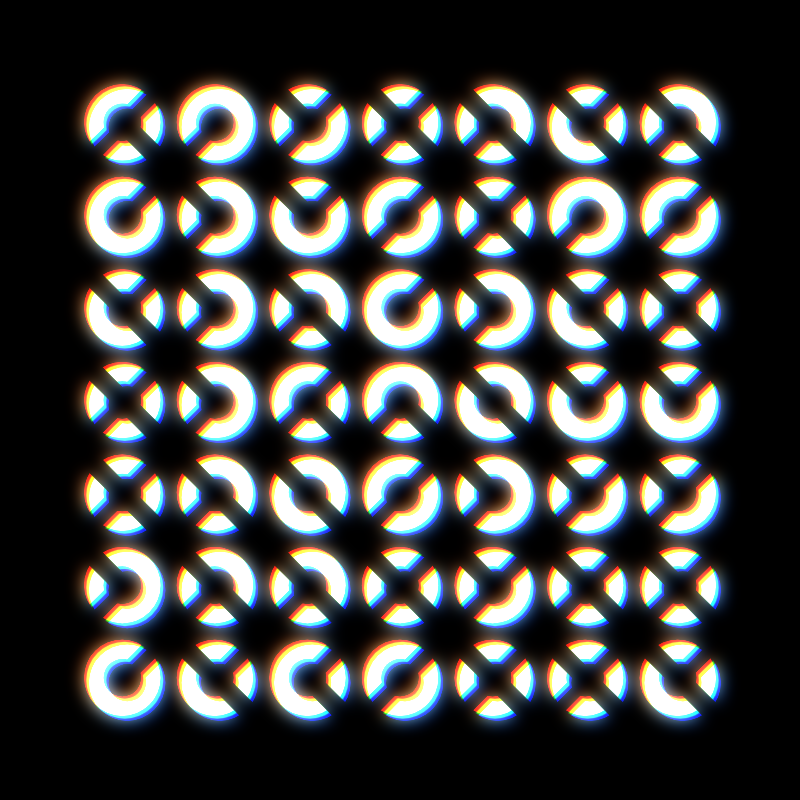
Frame 1 (no input)
Frame 60 (no input): identical to frame 1, image omitted
Frame 120 (the mouse pressed at the canvas centre since frame 60): identical to frame 1, image omitted

The p5.js sketch that drew this single still picture (run headless with seeded random() and noise() and a simulated clock; from frame 60 on, the mouse is pressed at the canvas centre):

// p5.js sketch
// ── sketch.js
// https://openprocessing.org/sketch/1347776

let gs = [];
let d, blur_num;
function setup() {
  createCanvas(800, 800);
  angleMode(DEGREES);
  for (let i = 0; i < 3; i++) {
    graphics = createGraphics(width, height);
    graphics.angleMode(DEGREES);
    gs.push(graphics);
  }

  let cells = int(random(2, 10));
  let offset = width / 10;
  let margin = offset / 10;
  d = (width - offset * 2 - margin * (cells - 1)) / cells;

  for (let j = 0; j < cells; j++) {
    for (let i = 0; i < cells; i++) {
      let x = offset + i * (d + margin) + d / 2;
      let y = offset + j * (d + margin) + d / 2;
      let n = 0;
      let rangle = (int(random(4)) * 360) / 4 + 45;

      let arr = [true, random() > 0.5, random() > 0.5, random() > 0.5];

      for (let g of gs) {
        switch (n++) {
          case 0:
            g.fill(255, 0, 0);
            g.drawingContext.shadowColor = color(255, 0, 0);
            g.drawingContext.shadowBlur = d / blur_num;

            break;
          case 1:
            g.drawingContext.shadowColor = color(0, 255, 0);
            g.drawingContext.shadowBlur = d / blur_num;
            g.fill(0, 255, 0);
            break;
          case 2:
            g.drawingContext.shadowColor = color(0, 0, 255);
            g.drawingContext.shadowBlur = d / blur_num;

            g.fill(0, 0, 255);
            break;
        }
        g.push();
        g.translate(x, y);
        g.scale(0.9);
        g.rotate(rangle);
        g.noStroke();
        g.circle(0, 0, d);
        g.erase(255, 255);
        g.circle(0, 0, d / 2);
        g.rectMode(CENTER);
        for (let i = 0; i < 4; i++) {
          g.push();
          g.rotate((i * 360) / 4);
          if (arr[i]) {
            g.rect(d / 4, 0, d / 2 + 2, d / 4);
          }
          g.pop();
        }
        g.noErase();
        // g.beginShape();
        // for (let angle = 30; angle < 330; angle++) {
        //   let nx = cos(angle) * d / 4;
        //   let ny = sin(angle) * d / 4;
        //   g.vertex(nx, ny);
        // }
        // for (let angle = 330; angle >30; angle--) {
        //   let nx = cos(angle) * d / 4/2;
        //   let ny = sin(angle) * d / 4/2;
        //   g.vertex(nx, ny);
        // }
        // g.endShape(CLOSE);
        g.pop();
      }
    }
  }
}

function draw() {
  background(0);
  blendMode(ADD);

  let n = 0;
  blur_num = 5;

  for (let g of gs) {
    switch (n++) {
      case 0:
        drawingContext.shadowColor = color(255, 0, 0);
        drawingContext.shadowBlur = d / blur_num;
        break;
      case 1:
        drawingContext.shadowColor = color(0, 255, 0);
        drawingContext.shadowBlur = d / blur_num;
        break;
      case 2:
        drawingContext.shadowColor = color(0, 0, 255);
        drawingContext.shadowBlur = d / blur_num;
        break;
    }
    image(g, 0, 0);
    translate(5 / 2, 5 / 2);
  }
  blendMode(BLEND);
}
